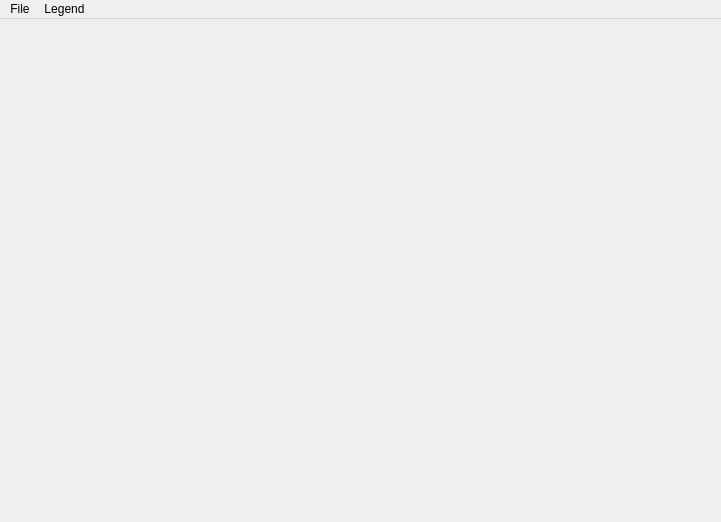
<?xml version="1.0" encoding="UTF-8"?>
<ui version="4.0">
 <class>MainWindow</class>
 <widget class="QMainWindow" name="MainWindow">
  <property name="geometry">
   <rect>
    <x>0</x>
    <y>0</y>
    <width>721</width>
    <height>522</height>
   </rect>
  </property>
  <property name="windowTitle">
   <string>MainWindow</string>
  </property>
  <widget class="QWidget" name="centralwidget"/>
  <widget class="QMenuBar" name="menubar">
   <property name="geometry">
    <rect>
     <x>0</x>
     <y>0</y>
     <width>721</width>
     <height>21</height>
    </rect>
   </property>
   <widget class="QMenu" name="menuFile">
    <property name="title">
     <string>File</string>
    </property>
    <addaction name="actionOpen"/>
    <addaction name="separator"/>
    <addaction name="actionStart_Trending"/>
    <addaction name="actionStop_Trending"/>
    <addaction name="separator"/>
    <addaction name="actionSave"/>
    <addaction name="actionSave_as"/>
    <addaction name="separator"/>
    <addaction name="actionQuit"/>
   </widget>
   <widget class="QMenu" name="menuLegend">
    <property name="title">
     <string>Legend</string>
    </property>
    <addaction name="actionScatter"/>
    <addaction name="actionBar"/>
   </widget>
   <addaction name="menuFile"/>
   <addaction name="menuLegend"/>
  </widget>
  <action name="actionTable">
   <property name="text">
    <string>Table</string>
   </property>
  </action>
  <action name="actionQuit">
   <property name="text">
    <string>Quit</string>
   </property>
  </action>
  <action name="actionScatter">
   <property name="checkable">
    <bool>true</bool>
   </property>
   <property name="checked">
    <bool>true</bool>
   </property>
   <property name="text">
    <string>Scatter</string>
   </property>
  </action>
  <action name="actionBar">
   <property name="checkable">
    <bool>true</bool>
   </property>
   <property name="enabled">
    <bool>false</bool>
   </property>
   <property name="text">
    <string>Bar</string>
   </property>
  </action>
  <action name="actionStart_Trending">
   <property name="text">
    <string>Start Trending</string>
   </property>
  </action>
  <action name="actionStop_Trending">
   <property name="text">
    <string>Stop Trending</string>
   </property>
  </action>
  <action name="actionSave">
   <property name="text">
    <string>Save</string>
   </property>
  </action>
  <action name="actionSave_as">
   <property name="text">
    <string>Save as..</string>
   </property>
  </action>
  <action name="actionOpen">
   <property name="text">
    <string>Open</string>
   </property>
  </action>
 </widget>
 <resources/>
 <connections/>
</ui>
